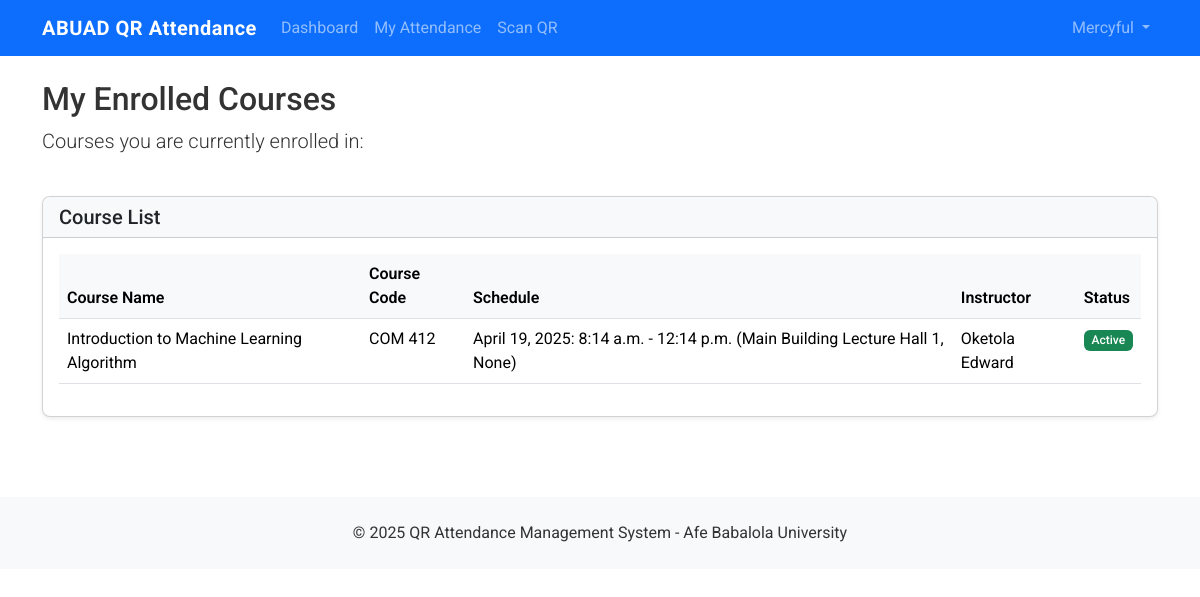
Screenshot of /enrolled_courses/ (signed in) with the database file from the repository.
### accounts/models.py (models this page shows, shortened)
class User(AbstractUser):
    USER_TYPE_CHOICES = (
        ('admin', 'Admin'),
        ('lecturer', 'Lecturer'),
        ('student', 'Student'),
    )
    user_type = models.CharField(max_length=10, choices=USER_TYPE_CHOICES, default='student')
    department = models.CharField(max_length=100, blank=True, null=True)
    matric_number = models.CharField(max_length=20, blank=True, null=True)
    profile_picture = models.ImageField(upload_to='profile_pics/', blank=True, null=True)

### core/models.py (models this page shows, shortened)
class Course(models.Model):
    code = models.CharField(max_length=20, unique=True)
    title = models.CharField(max_length=200)
    description = models.TextField(blank=True, null=True)
    lecturer = models.ForeignKey(
        settings.AUTH_USER_MODEL,
        on_delete=models.CASCADE,
        related_name='courses',
        limit_choices_to={'user_type': 'lecturer'}
    )
    students = models.ManyToManyField(
        settings.AUTH_USER_MODEL,
        related_name='enrolled_courses',
        limit_choices_to={'user_type': 'student'},
        blank=True
    )
    created_at = models.DateTimeField(auto_now_add=True)
    updated_at = models.DateTimeField(auto_now=True)
    is_active = models.BooleanField(default=True)  # Add this line
    class Meta:
        ordering = ['code']

class Session(models.Model):
    course = models.ForeignKey(Course, on_delete=models.CASCADE, related_name='sessions')
    location = models.ForeignKey(Location, on_delete=models.CASCADE)
    date = models.DateField()
    start_time = models.TimeField()
    end_time = models.TimeField()
    is_active = models.BooleanField(default=False)
    class Meta:
        ordering = ['-date', 'start_time']

class Location(models.Model):
    name = models.CharField(max_length=100)
    building = models.CharField(max_length=100)
    room_number = models.CharField(max_length=20, blank=True, null=True)
    latitude = models.DecimalField(max_digits=9, decimal_places=6)
    longitude = models.DecimalField(max_digits=9, decimal_places=6)
    radius = models.IntegerField(default=50, help_text="Radius in meters for geofencing")
    created_at = models.DateTimeField(auto_now_add=True)
    is_active = models.BooleanField(default=True)
    class Meta:
        unique_together = ['building', 'room_number']

### core/views.py (the view)
# urls.py: path('enrolled_courses/', views.enrolled_courses, name='enrolled_courses'),
@login_required
def enrolled_courses(request):
    student = request.user  # Assuming the user is a student
    courses = Course.objects.filter(students=student)
    context = {
        'courses': courses,
    }
    return render(request, 'core/enrolled_courses.html', context)

### templates/core/enrolled_courses.html (shortened to what this page needs)
{% extends 'base.html' %}
{% load django_bootstrap5 %}
{% block content %}
<div class="row">
    <div class="col-md-12 mb-4">
        <h2>My Enrolled Courses</h2>
        <p class="lead">Courses you are currently enrolled in:</p>
    </div>
</div>
<div class="row">
    {% if courses %}
        <div class="col-md-12 mb-4">
            <div class="card shadow-sm">
                <div class="card-header bg-light">
                    <h5 class="mb-0">Course List</h5>
                </div>
                <div class="card-body">
                    <table class="table table-hover">
                        <thead>
                            <tr>
                                <th>Course Name</th>
                                <th>Course Code</th>
                                <th>Schedule</th>
                                <th>Instructor</th>
                                <th>Status</th>
                            </tr>
                        </thead>
                        <tbody>
                            {% for course in courses %}
                            <tr>
                                <td>{{ course.title }}</td>
                                <td>{{ course.code }}</td>
                                <td>
                                    {% for session in course.sessions.all %}
                                        <div>
                                            {{ session.date }}: {{ session.start_time }} - {{ session.end_time }}
                                            ({{ session.location.name }}, {{ session.location.building }} {{ session.location.room_number }})
                                        </div>
                                    {% empty %}
                                        No scheduled classes.
                                    {% endfor %}
                                </td>
                                <td>{{ course.lecturer.get_full_name }}</td>
                                <td>
                                    {% if course.is_active %}
                                        <span class="badge bg-success">Active</span>
                                    {% else %}
                                        <span class="badge bg-secondary">Inactive</span>
                                    {% endif %}
                                </td>
                            </tr>
                            {% endfor %}
                        </tbody>
                    </table>
                </div>
            </div>
        </div>
    {% else %}
        <div class="col-md-12 mb-4">
            <p class="text-center text-muted">You are not enrolled in any courses.</p>
        </div>
    {% endif %}
</div>
{% endblock %}

### templates/base.html (shortened to what this page needs)
{% load django_bootstrap5 %}
{% load static %}
<!DOCTYPE html>
<html lang="en">
<head>
    {% bootstrap_css %}
    <link rel="stylesheet" href="https://cdn.jsdelivr.net/npm/bootstrap-icons@1.11.0/font/bootstrap-icons.css">
    <link rel="stylesheet" href="{% static 'css/custom.css' %}">
</head>
<body>
    <nav class="navbar navbar-expand-lg navbar-dark bg-primary">
        <div class="container">
            <a class="navbar-brand" href="/">ABUAD QR Attendance</a>
            <div class="collapse navbar-collapse" id="navbarNav">
                <ul class="navbar-nav me-auto">
                    {% if user.is_authenticated %}
                        <li class="nav-item">
                            <a class="nav-link" href="{% url 'dashboard' %}">Dashboard</a>
                        </li>
                        {% if user.user_type == 'lecturer' %}
                            <li class="nav-item">
                                <a class="nav-link" href="{% url 'course_list' %}">My Courses</a>
                            </li>
                            <li class="nav-item">
                                <a class="nav-link" href="{% url 'generate_qrcode' %}">Generate QR</a>
                            </li>
                        {% elif user.user_type == 'student' %}
                            <li class="nav-item">
                                <a class="nav-link" href="{% url 'attendance_list' %}">My Attendance</a>
                            </li>
                            <li class="nav-item">
                                <a class="nav-link" href="{% url 'scan_qrcode' %}">Scan QR</a>
                            </li>
                        {% endif %}
                    {% endif %}
                </ul>
                <ul class="navbar-nav">
                    {% if user.is_authenticated %}
                        <li class="nav-item dropdown">
                            <a class="nav-link dropdown-toggle" href="#" id="navbarDropdown" role="button" data-bs-toggle="dropdown" aria-expanded="false">
                                {{ user.username }}
                            </a>
                        </li>
                    {% endif %}
                </ul>
            </div>
        </div>
    </nav>
    <div class="container main-content py-4">
        {% block content %}{% endblock %}
    </div>
    <footer class="footer text-center">
        <div class="container">
            <p class="mb-0">&copy; {% now "Y" %} QR Attendance Management System - Afe Babalola University</p>
        </div>
    </footer>
</body>
</html>

### static/css/custom.css (style rules this page uses)
body { font-family: 'Roboto', sans-serif; color: #333; }
.navbar-brand { font-weight: 700; letter-spacing: 0.5px; }
.card { border-radius: 0.5rem; overflow: hidden; transition: all 0.3s ease; }
.card-header { font-weight: 600; }
.table th { font-weight: 600; background-color: #f8f9fa; }
.badge { font-weight: 500; padding: 0.35em 0.65em; }
.footer { background-color: #f8f9fa; padding: 1.5rem 0; margin-top: 2rem; }

### rows the page displays
User: username "Mercyful"
Course: title "Introduction to Machine Learning Algorithm", code "COM 412", lecturer.get_full_name "Oketola Edward", is_active "Active"
Session: date "April 19, 2025", start_time "8:14 a.m.", end_time "12:14 p.m.", location.name "Main Building Lecture Hall 1", location.room_number "None"
